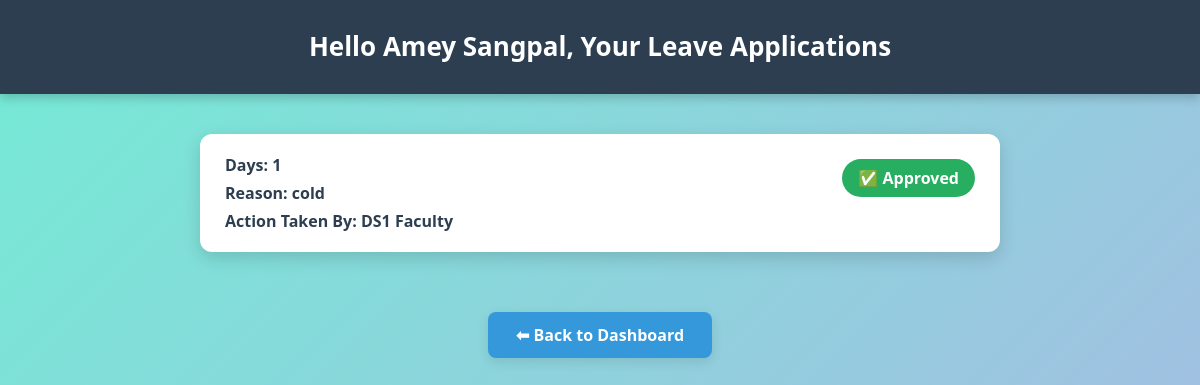
Page /leave-status (signed in) on the committed database.
### app.py (models this page shows)
class Leave(db.Model):
    id = db.Column(db.Integer, primary_key=True)
    student_id = db.Column(db.Integer, db.ForeignKey('user.id'), nullable=False)
    name = db.Column(db.String(150), nullable=False)
    email = db.Column(db.String(150), nullable=False)
    days = db.Column(db.Integer, nullable=False)
    reason = db.Column(db.Text, nullable=False)
    document = db.Column(db.String(150), nullable=True)
    status = db.Column(db.String(20), default='Pending')
    approved_by = db.Column(db.String(150), nullable=True)

### app.py (the view)
@app.route('/leave-status')
def leave_status():
    if 'role' not in session or session['role'].lower() != 'student':
        flash("You are not authorized to view this page.", "error")
        return redirect(url_for('login'))
    user_id = session['user_id']
    leaves = Leave.query.filter_by(student_id=user_id).order_by(Leave.id.desc()).all()
    return render_template('leave_status.html', name=session['name'], leaves=leaves)

### templates/leave_status.html (shortened to what this page needs)
<!DOCTYPE html>
<html lang="en">
<head>
</head>
<body>
  <header>
    <h1>Hello {{ name }}, Your Leave Applications</h1>
  </header>
  <div class="container">
    {% for leave in leaves %}
    <div class="leave-card">
      <div class="leave-info">
        <span>Days: {{ leave.days }}</span>
        <span>Reason: {{ leave.reason }}</span>
        {% if leave.approved_by %}
          <span>Action Taken By: <strong>{{ leave.approved_by }}</strong></span>
        {% endif %}
      </div>
      <div class="status {% if leave.status == 'Approved' %}approved{% elif leave.status == 'Rejected' %}rejected{% else %}pending{% endif %}">
        {% if leave.status == "Approved" %}
          ✅ Approved
        {% elif leave.status == "Rejected" %}
          ❌ Rejected
        {% else %}
          ⏳ Pending
        {% endif %}
      </div>
    </div>
    {% endfor %}
  </div>
  <a href="{{ url_for('student_dashboard') }}" class="back-link">⬅ Back to Dashboard</a>
</body>
</html>

### templates/leave_status.html (style rules this page uses)
* { box-sizing: border-box; }
html, body { margin: 0; padding: 0; height: 100%; font-family: "Segoe UI", Arial, sans-serif; background: linear-gradient(135deg, #74ebd5, #ACB6E5); overflow-x: hidden; }
body { display: flex; flex-direction: column; align-items: center; min-height: 100vh; }
header { width: 100%; background: #2c3e50; color: #fff; text-align: center; padding: 30px 15px; box-shadow: 0px 4px 10px rgba(0,0,0,0.2); position: sticky; top: 0; z-index: 10; }
header h1 { margin: 0; font-size: 26px; font-weight: 600; line-height: 1.3; word-wrap: break-word; }
.container { width: 90%; max-width: 800px; margin: 40px 0 60px; display: flex; flex-direction: column; gap: 20px; }
.leave-card { background: #fff; padding: 20px 25px; border-radius: 12px; box-shadow: 0px 6px 18px rgba(0,0,0,0.15); display: flex; justify-content: space-between; align-items: flex-start; flex-wrap: wrap; transition: transform 0.2s ease; }
.leave-info { display: flex; flex-direction: column; gap: 6px; max-width: 70%; word-wrap: break-word; }
.leave-info span { font-weight: 600; color: #2c3e50; }
.status { font-weight: bold; padding: 8px 16px; border-radius: 20px; color: #fff; text-align: center; min-width: 120px; margin-top: 5px; }
.approved { background-color: #27ae60; }
.back-link { margin-bottom: 40px; text-decoration: none; padding: 12px 28px; background: #3498db; color: #fff; font-weight: bold; border-radius: 8px; box-shadow: 0 4px 12px rgba(0,0,0,0.1); transition: background 0.3s ease, transform 0.2s ease; }

### rows in the picture
Leave: name "Amey Sangpal", days "1", reason "cold", approved_by "DS1 Faculty", status "✅ Approved"
